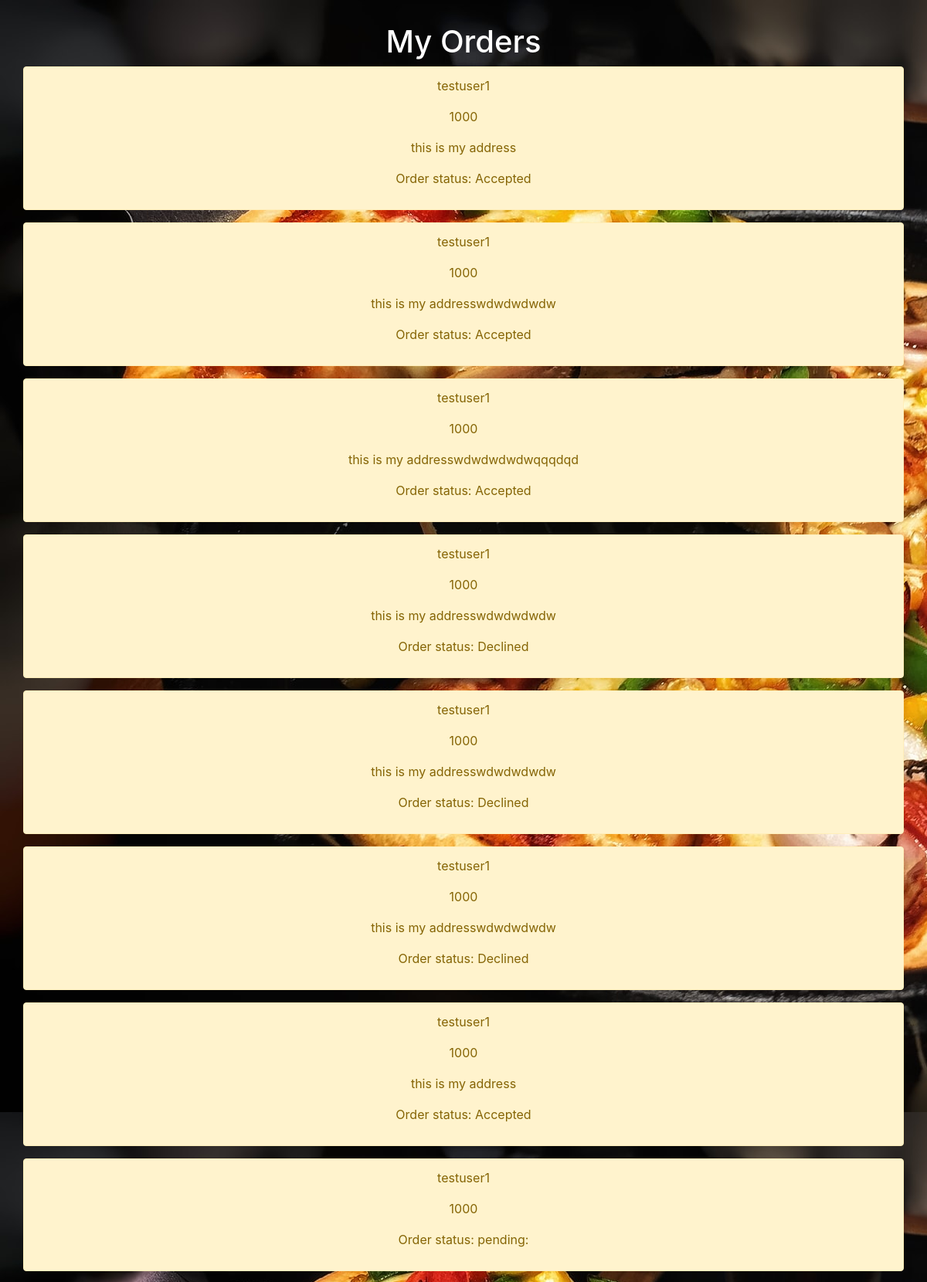
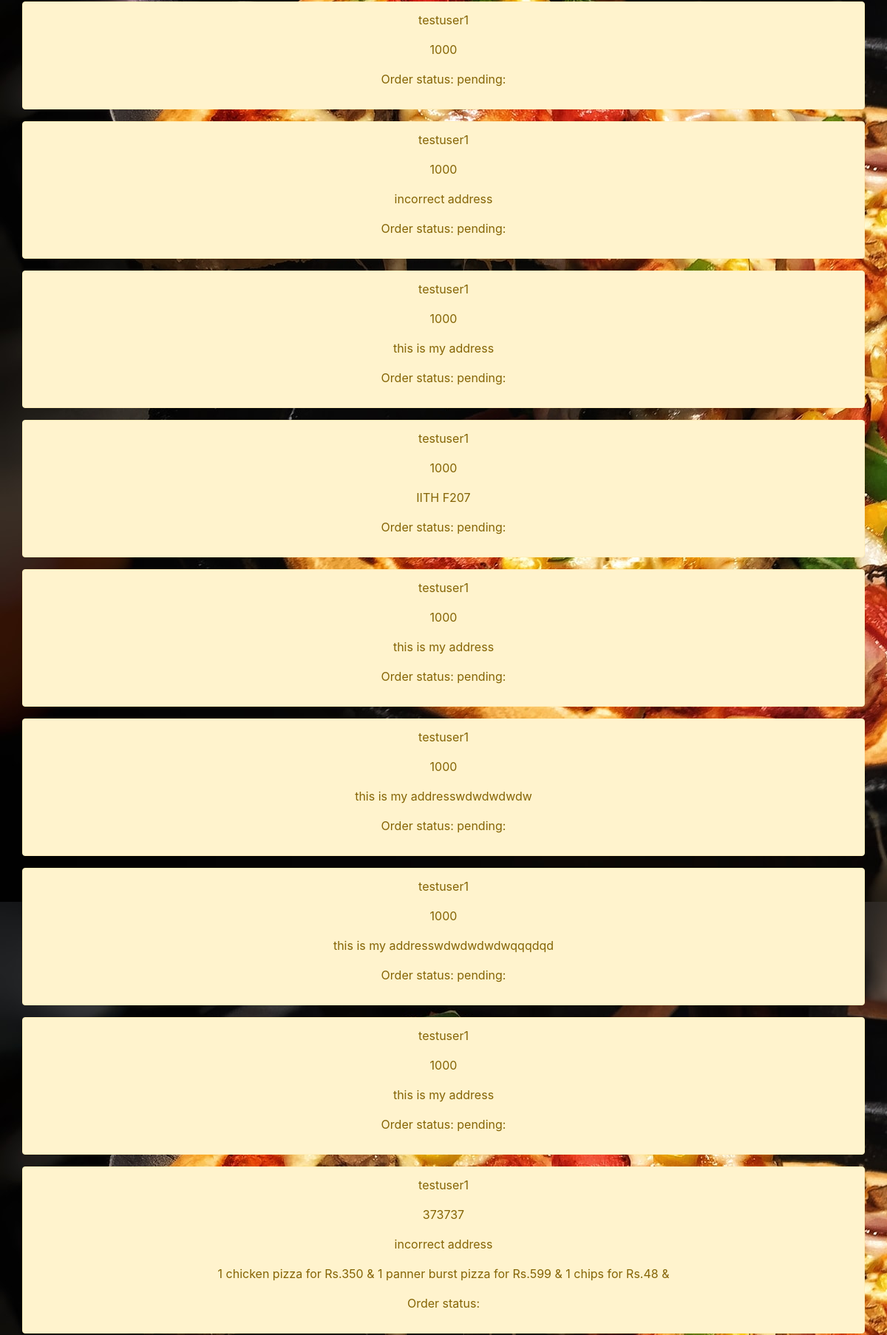
Page /userorders/ (signed in, upper part) on the committed database (2 pictures, top to bottom).
### pizzaApp/models.py (models this page shows)
class OrderModel(models.Model):
    username = models.CharField(max_length=50)
    phoneno = models.CharField(max_length=50)
    address = models.CharField(max_length=200)
    ordereditems = models.CharField(max_length=50)
    status = models.CharField(max_length=50)

### pizzaApp/views.py (the view)
# urls.py: path('userorders/', userorders),
def userorders(request):
    orders = OrderModel.objects.filter(username=request.user.username)
    context = { 'orders': orders }
    return render(request, 'pizzaApp/userorders.html', context)

### pizzaApp/templates/pizzaApp/userorders.html (shortened to what this page needs)
{% extends 'base.html' %}
{% block content %}
<h1 style="text-align: center; color: white; margin-top: 30px;"> My Orders </h1>
{% for order in orders %}
<div class="container alert alert-warning" role="alert">
    <p>{{order.username}}</p>
    <p>{{order.phoneno}}</p>
    <p>{{order.address}}</p>
    <p>{{order.ordereditems}}</p>
    <p>Order status: {{order.status}}</p>
</div>
{% endfor %}
{% endblock %}

### pizzaApp/templates/pizzaApp/userorders.html (style rules this page uses)
body { text-align: center; }

### rows in the picture
OrderModel: username "testuser1", phoneno "1000", address "this is my address", status "Accepted"
OrderModel: username "testuser1", phoneno "1000", address "this is my addresswdwdwdwdw", status "Accepted"
OrderModel: username "testuser1", phoneno "1000", address "this is my addresswdwdwdwdwqqqdqd", status "Accepted"
OrderModel: username "testuser1", phoneno "1000", address "this is my addresswdwdwdwdw", status "Declined"
OrderModel: username "testuser1", phoneno "1000", address "this is my addresswdwdwdwdw", status "Declined"
OrderModel: username "testuser1", phoneno "1000", address "this is my addresswdwdwdwdw", status "Declined"
OrderModel: username "testuser1", phoneno "1000", address "this is my address", status "Accepted"
OrderModel: username "testuser1", phoneno "1000", status "pending:"
OrderModel: username "testuser1", phoneno "1000", status "pending:"
OrderModel: username "testuser1", phoneno "1000", address "incorrect address", status "pending:"
OrderModel: username "testuser1", phoneno "1000", address "this is my address", status "pending:"
OrderModel: username "testuser1", phoneno "1000", address "IITH F207", status "pending:"
OrderModel: username "testuser1", phoneno "1000", address "this is my address", status "pending:"
OrderModel: username "testuser1", phoneno "1000", address "this is my addresswdwdwdwdw", status "pending:"
OrderModel: username "testuser1", phoneno "1000", address "this is my addresswdwdwdwdwqqqdqd", status "pending:"
OrderModel: username "testuser1", phoneno "1000", address "this is my address", status "pending:"
OrderModel: username "testuser1", phoneno "373737", address "incorrect address", ordereditems "1 chicken pizza for Rs.350 & 1 panner burst pizza for Rs.599 & 1 chips for Rs.48 &"
